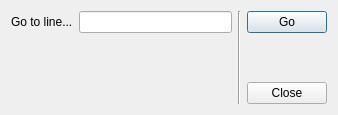
<?xml version="1.0" encoding="UTF-8"?>
<ui version="4.0">
 <class>GoToLineDlg</class>
 <widget class="QDialog" name="GoToLineDlg">
  <property name="geometry">
   <rect>
    <x>0</x>
    <y>0</y>
    <width>338</width>
    <height>115</height>
   </rect>
  </property>
  <property name="windowTitle">
   <string>Go To Line</string>
  </property>
  <layout class="QHBoxLayout" name="horizontalLayout_2">
   <item>
    <layout class="QVBoxLayout" name="verticalLayout">
     <item>
      <layout class="QHBoxLayout" name="horizontalLayout">
       <item>
        <widget class="QLabel" name="goToLineLabel">
         <property name="text">
          <string>Go to line...</string>
         </property>
         <property name="buddy">
          <cstring>goToLineEdit</cstring>
         </property>
        </widget>
       </item>
       <item>
        <widget class="QLineEdit" name="goToLineEdit"/>
       </item>
      </layout>
     </item>
     <item>
      <spacer name="verticalSpacer">
       <property name="orientation">
        <enum>Qt::Vertical</enum>
       </property>
       <property name="sizeHint" stdset="0">
        <size>
         <width>20</width>
         <height>40</height>
        </size>
       </property>
      </spacer>
     </item>
    </layout>
   </item>
   <item>
    <widget class="Line" name="line">
     <property name="orientation">
      <enum>Qt::Vertical</enum>
     </property>
    </widget>
   </item>
   <item>
    <layout class="QVBoxLayout" name="verticalLayout_2">
     <item>
      <widget class="QPushButton" name="goButton">
       <property name="text">
        <string>Go</string>
       </property>
      </widget>
     </item>
     <item>
      <spacer name="verticalSpacer_2">
       <property name="orientation">
        <enum>Qt::Vertical</enum>
       </property>
       <property name="sizeHint" stdset="0">
        <size>
         <width>17</width>
         <height>13</height>
        </size>
       </property>
      </spacer>
     </item>
     <item>
      <widget class="QPushButton" name="closeButton">
       <property name="text">
        <string>Close</string>
       </property>
      </widget>
     </item>
    </layout>
   </item>
  </layout>
 </widget>
 <resources/>
 <connections>
  <connection>
   <sender>closeButton</sender>
   <signal>clicked()</signal>
   <receiver>GoToLineDlg</receiver>
   <slot>reject()</slot>
   <hints>
    <hint type="sourcelabel">
     <x>302</x>
     <y>92</y>
    </hint>
    <hint type="destinationlabel">
     <x>335</x>
     <y>89</y>
    </hint>
   </hints>
  </connection>
 </connections>
</ui>
